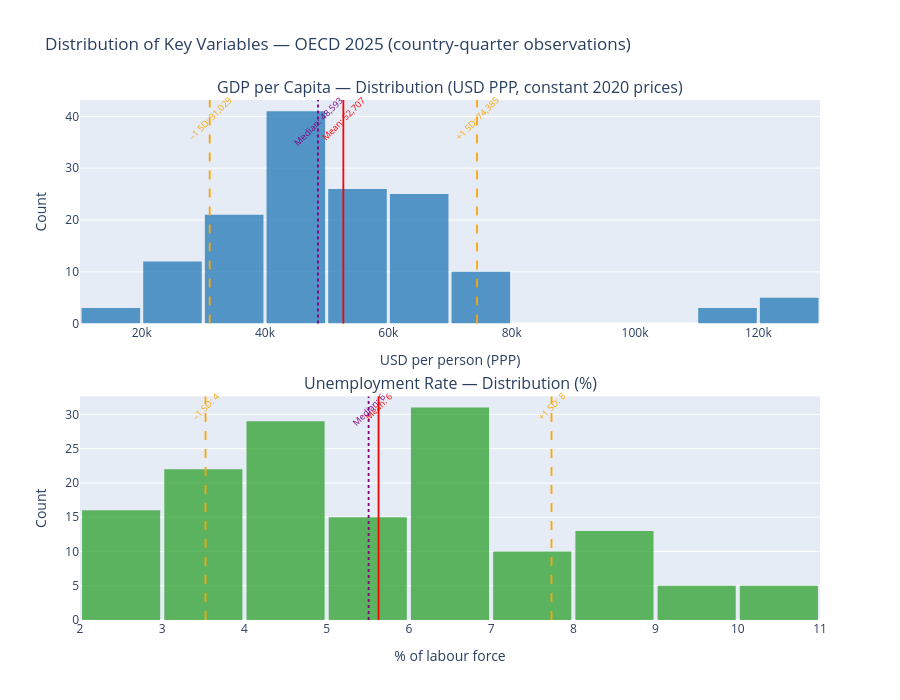

The notebook cell this image was saved under:
### Markdown cell above
---
## 4. Distribution and Dispersion Analysis

We complement the numerical summaries with visualisations. Histograms reveal distribution shape; boxplots highlight quartiles and outliers. Both perspectives are necessary because summary statistics alone can conceal important structural features (Anscombe's Quartet).

### Code cell
# --- Histograms with mean, median and ±1 SD reference lines ---

fig = make_subplots(
    rows=2, cols=1,
    subplot_titles=(
        "GDP per Capita — Distribution (USD PPP, constant 2020 prices)",
        "Unemployment Rate — Distribution (%)"
    ),
    vertical_spacing=0.14
)

def add_histogram_with_refs(fig, data, color, row):
    mean_v   = data.mean()
    median_v = data.median()
    std_v    = data.std()

    fig.add_trace(
        go.Histogram(x=data, nbinsx=14, marker_color=color, opacity=0.75,
                     name="Frequency", showlegend=False),
        row=row, col=1
    )
    for xval, label, dash, lcolor in [
        (mean_v,         f"Mean: {mean_v:,.0f}",           "solid",  "red"),
        (median_v,       f"Median: {median_v:,.0f}",       "dot",    "purple"),
        (mean_v - std_v, f"–1 SD: {mean_v-std_v:,.0f}",   "dash",   "orange"),
        (mean_v + std_v, f"+1 SD: {mean_v+std_v:,.0f}",   "dash",   "orange"),
    ]:
        fig.add_vline(x=xval, line_dash=dash, line_color=lcolor,
                      line_width=1.8, row=row, col=1)
        fig.add_annotation(
            x=xval, y=1.04, xref=f"x{row if row > 1 else ''}",
            yref=f"y{row if row > 1 else ''} domain",
            text=label, showarrow=False, font=dict(size=9, color=lcolor),
            textangle=-45
        )

add_histogram_with_refs(fig, gdp, "#1f77b4", row=1)
add_histogram_with_refs(fig, une, "#2ca02c", row=2)

fig.update_layout(
    height=700,
    title_text="Distribution of Key Variables — OECD 2025 (country-quarter observations)",
    bargap=0.05
)
fig.update_xaxes(title_text="USD per person (PPP)", row=1, col=1)
fig.update_xaxes(title_text="% of labour force",    row=2, col=1)
fig.update_yaxes(title_text="Count", row=1, col=1)
fig.update_yaxes(title_text="Count", row=2, col=1)

fig.show()

### Figure 1 — Plotly figure (JSON) as saved in the notebook; plotly's stock layout.template omitted (floating-point values rounded to 4 significant figures; data arrays with more than 128 entries replaced by an {"elided": "..."} marker saying what was removed)
{"data": [{"marker": {"color": "#1f77b4"}, "name": "Frequency", "nbinsx": 14, "opacity": 0.75, "showlegend": false, "type": "histogram", "x": {"elided": "146 float values"}, "xaxis": "x", "yaxis": "y"}, {"marker": {"color": "#2ca02c"}, "name": "Frequency", "nbinsx": 14, "opacity": 0.75, "showlegend": false, "type": "histogram", "x": {"elided": "146 float values"}, "xaxis": "x2", "yaxis": "y2"}], "layout": {"annotations": [{"font": {"size": 16}, "showarrow": false, "text": "GDP per Capita — Distribution (USD PPP, constant 2020 prices)", "x": 0.5, "xanchor": "center", "xref": "paper", "y": 1, "yanchor": "bottom", "yref": "paper"}, {"font": {"size": 16}, "showarrow": false, "text": "Unemployment Rate — Distribution (%)", "x": 0.5, "xanchor": "center", "xref": "paper", "y": 0.43, "yanchor": "bottom", "yref": "paper"}, {"font": {"color": "red", "size": 9}, "showarrow": false, "text": "Mean: 52,707", "textangle": -45, "x": 52710.0, "xref": "x", "y": 1.04, "yref": "y domain"}, {"font": {"color": "purple", "size": 9}, "showarrow": false, "text": "Median: 48,593", "textangle": -45, "x": 48590.0, "xref": "x", "y": 1.04, "yref": "y domain"}, {"font": {"color": "orange", "size": 9}, "showarrow": false, "text": "–1 SD: 31,029", "textangle": -45, "x": 31030.0, "xref": "x", "y": 1.04, "yref": "y domain"}, {"font": {"color": "orange", "size": 9}, "showarrow": false, "text": "+1 SD: 74,385", "textangle": -45, "x": 74380.0, "xref": "x", "y": 1.04, "yref": "y domain"}, {"font": {"color": "red", "size": 9}, "showarrow": false, "text": "Mean: 6", "textangle": -45, "x": 5.631, "xref": "x2", "y": 1.04, "yref": "y2 domain"}, {"font": {"color": "purple", "size": 9}, "showarrow": false, "text": "Median: 6", "textangle": -45, "x": 5.51, "xref": "x2", "y": 1.04, "yref": "y2 domain"}, {"font": {"color": "orange", "size": 9}, "showarrow": false, "text": "–1 SD: 4", "textangle": -45, "x": 3.527, "xref": "x2", "y": 1.04, "yref": "y2 domain"}, {"font": {"color": "orange", "size": 9}, "showarrow": false, "text": "+1 SD: 8", "textangle": -45, "x": 7.735, "xref": "x2", "y": 1.04, "yref": "y2 domain"}], "bargap": 0.05, "height": 700, "shapes": [{"line": {"color": "red", "dash": "solid", "width": 1.8}, "type": "line", "x0": 52710.0, "x1": 52710.0, "xref": "x", "y0": 0, "y1": 1, "yref": "y domain"}, {"line": {"color": "purple", "dash": "dot", "width": 1.8}, "type": "line", "x0": 48590.0, "x1": 48590.0, "xref": "x", "y0": 0, "y1": 1, "yref": "y domain"}, {"line": {"color": "orange", "dash": "dash", "width": 1.8}, "type": "line", "x0": 31030.0, "x1": 31030.0, "xref": "x", "y0": 0, "y1": 1, "yref": "y domain"}, {"line": {"color": "orange", "dash": "dash", "width": 1.8}, "type": "line", "x0": 74380.0, "x1": 74380.0, "xref": "x", "y0": 0, "y1": 1, "yref": "y domain"}, {"line": {"color": "red", "dash": "solid", "width": 1.8}, "type": "line", "x0": 5.631, "x1": 5.631, "xref": "x2", "y0": 0, "y1": 1, "yref": "y2 domain"}, {"line": {"color": "purple", "dash": "dot", "width": 1.8}, "type": "line", "x0": 5.51, "x1": 5.51, "xref": "x2", "y0": 0, "y1": 1, "yref": "y2 domain"}, {"line": {"color": "orange", "dash": "dash", "width": 1.8}, "type": "line", "x0": 3.527, "x1": 3.527, "xref": "x2", "y0": 0, "y1": 1, "yref": "y2 domain"}, {"line": {"color": "orange", "dash": "dash", "width": 1.8}, "type": "line", "x0": 7.735, "x1": 7.735, "xref": "x2", "y0": 0, "y1": 1, "yref": "y2 domain"}], "title": {"text": "Distribution of Key Variables — OECD 2025 (country-quarter observations)"}, "xaxis": {"anchor": "y", "domain": [0, 1], "title": {"text": "USD per person (PPP)"}}, "xaxis2": {"anchor": "y2", "domain": [0, 1], "title": {"text": "% of labour force"}}, "yaxis": {"anchor": "x", "domain": [0.57, 1], "title": {"text": "Count"}}, "yaxis2": {"anchor": "x2", "domain": [0, 0.43], "title": {"text": "Count"}}}}
